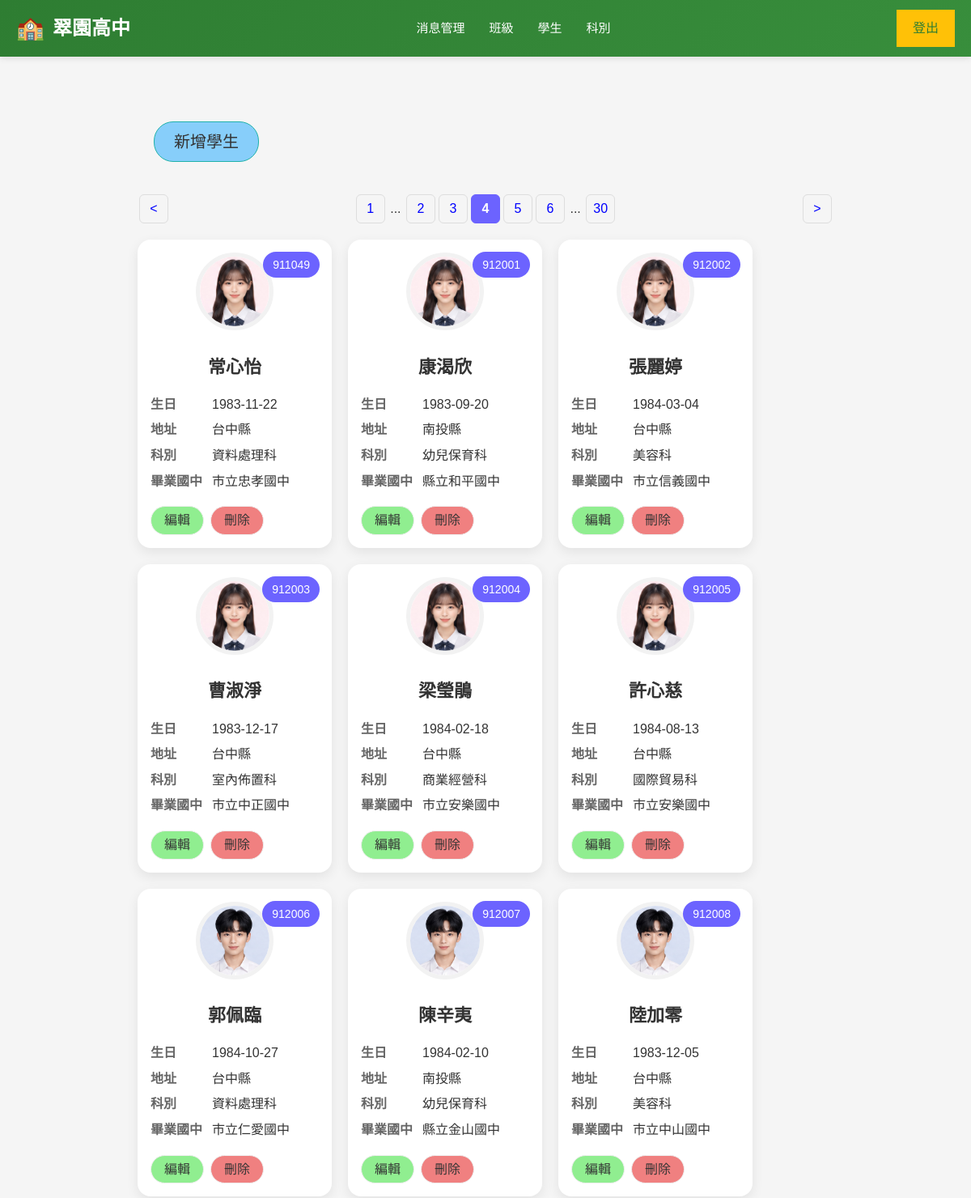
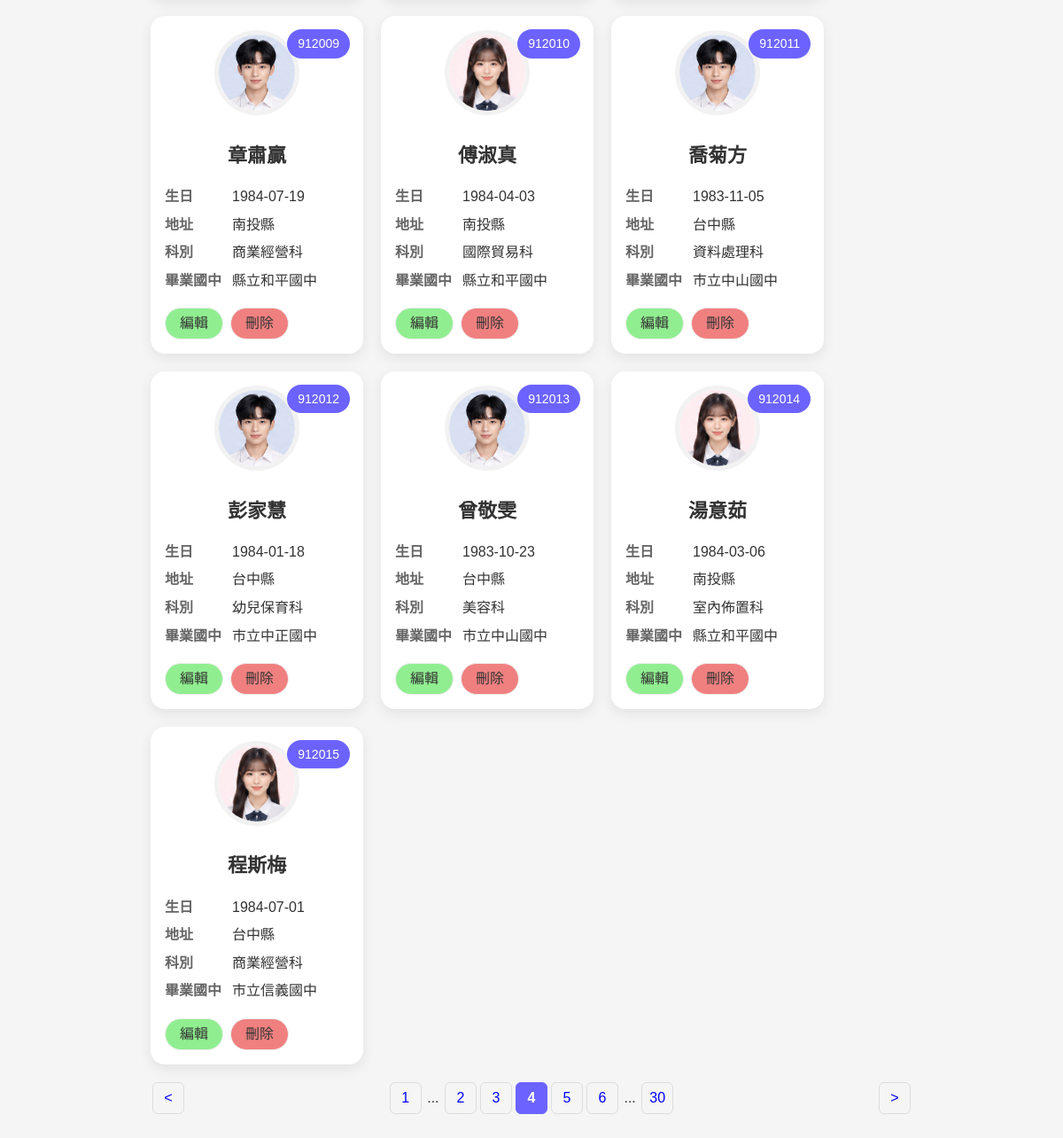
The page /school/admin.php?inc=students&page=4 on the database its author committed (2 pictures, top to bottom).
### tables this page shows
CREATE TABLE `students` (
  `id` int(10) UNSIGNED NOT NULL,
  `school_num` int(6) DEFAULT NULL COMMENT '學號',
  `name` varchar(8) DEFAULT NULL COMMENT '姓名',
  `birthday` date DEFAULT NULL COMMENT '出生年月日',
  `uni_id` varchar(10) DEFAULT NULL COMMENT '身分證號碼',
  `addr` varchar(32) DEFAULT NULL COMMENT '住址',
  `parents` varchar(8) DEFAULT NULL COMMENT '家長',
  `tel` varchar(16) DEFAULT NULL COMMENT '電話',
  `dept` varchar(8) DEFAULT NULL COMMENT '科別',
  `graduate_at` varchar(16) DEFAULT NULL COMMENT '畢業國中',
  `status_code` varchar(4) DEFAULT NULL
);

CREATE TABLE `dept` (
  `id` int(10) UNSIGNED NOT NULL,
  `code` varchar(3) NOT NULL,
  `name` varchar(32) NOT NULL
);

CREATE TABLE `graduate_school` (
  `id` int(10) UNSIGNED NOT NULL,
  `county` varchar(8) NOT NULL,
  `name` varchar(64) NOT NULL
);

### school/include/students.php (the view, shortened to what this page needs)
<a href="?inc=add_student" class='add-btn'>新增學生</a>
<?php
$total_students=$pdo->query("select count(*) from `students`")->fetchColumn();
$div=16;
$pages=ceil($total_students/$div);
$now_page=$_GET['page']??1;
$start=($now_page-1)*$div;
$sql="select
             `students`.`school_num`,
             `students`.`name`,
             `dept`.`name` as 'dept_name',
             `addr`,
             `uni_id`,
             `graduate_school`.`name` as 'graduate_school',
             `birthday`
        from `class_student`,
             `students`,
             `dept`,
             `graduate_school`
       where `class_student`.`school_num`=`students`.`school_num` AND
             `dept`.`id`=`students`.`dept` AND
             `graduate_school`.`id`=`students`.`graduate_at`
        limit $start,$div";
$students=$pdo->query($sql)->fetchAll();
?>
<div class='page-nav'>
<?php
    if($now_page-1 >0){
        $perv=$now_page-1;
        echo "<a href='?inc=students&page=$perv'> < </a>";
    }else{
        echo "<a href='javascript:return false;'> < </a>";
    }
    echo "<div>";
    if($now_page > 3){
        echo "<a href='?inc=students&page=1'> 1 </a>";
        echo "<span> ... </span>";
    }
    $start_page=$now_page-2;
    $end_page=$now_page+2;
    for($i=$start_page;$i<=$end_page;$i++){
        $now_class=($now_page==$i)?"now-page":"";
       echo "<a href='?inc=students&page=$i' class='$now_class'> $i </a>";
    }
    if($now_page < $pages-2){
        echo "<span> ... </span>";
        echo "<a href='?inc=students&page=$pages'> $pages </a>";
    }
    echo "</div>";
    if($now_page+1 <=$pages){
        $next=$now_page+1;
        echo "<a href='?inc=students&page=$next'> > </a>";
    }else{
        echo "<a href='javascript:return false;'> > </a>";
    }
    ?>
</div>
<?php
echo "<div class='student-list'>";
foreach($students as $student):?>
    <div class="student-card">
        <div class="student-id">
            <?= $student['school_num']; ?>
        </div>
        <div class="student-photo">
            <?php if(isset($student['header'])):;?>
            <img src="img/<?= $student['header']; ?>">
            <?php else :;?>
            <img src="img/<?= (mb_substr($student['uni_id'],1,1)==1)?'header_default_boy.jpg':'header_default_girl.jpg'; ?>">
            <?php endif;?>
        </div>
        <div class="student-name">
            <?= $student['name'] ?>
        </div>
        <div class="student-info">
            <div class="info-row">
                <span class="label">生日</span>
                <span class="value"><?= $student['birthday']; ?></span>
            </div>
            <div class="info-row">
                <span class="label">地址</span>
                <span class="value"><?= mb_substr($student['addr'],0,3); ?></span>
            </div>
            <div class="info-row">
                <span class="label">科別</span>
                <span class="value"><?= $student['dept_name']; ?></span>
            </div>
            <div class="info-row">
                <span class="label">畢業國中</span>
                <span class="value"><?= $student['graduate_school']; ?></span>
            </div>
            <div class="btn-row">
                <a class="edit-btn" href="?inc=edit_student&num=<?= $student['school_num']; ?>">編輯</a>
                <a class="del-btn" href="?inc=delete_student&num=<?= $student['school_num']; ?>">刪除</a>
            </div>
        </div>
    </div>
    <?php endforeach;?>
</div>
<div class='page-nav'>
<?php
    if($now_page-1 >0){
        $perv=$now_page-1;
        echo "<a href='?inc=students&page=$perv'> < </a>";
    }else{
        echo "<a href='javascript:return false;'> < </a>";
    }
    echo "<div>";
    if($now_page > 3){
        echo "<a href='?inc=students&page=1'> 1 </a>";
        echo "<span> ... </span>";
    }
    $start_page=$now_page-2;
    $end_page=$now_page+2;
    for($i=$start_page;$i<=$end_page;$i++){
        $now_class=($now_page==$i)?"now-page":"";
       echo "<a href='?inc=students&page=$i' class='$now_class'> $i </a>";
    }
    if($now_page < $pages-2){
        echo "<span> ... </span>";
        echo "<a href='?inc=students&page=$pages'> $pages </a>";
    }
    echo "</div>";
    if($now_page+1 <=$pages){
        $next=$now_page+1;
        echo "<a href='?inc=students&page=$next'> > </a>";
    }else{
        echo "<a href='javascript:return false;'> > </a>";
    }
    ?>
</div>

### school/css/global.css (style rules this page uses)
* { margin: 0; padding: 0; box-sizing: border-box; }
:root { --primary-color: #2e7d32; --primary-light: #388e3c; --accent-color: #ff9800; --accent-dark: #f57c00; --secondary-color: #ffc107; --text-primary: #333; --text-secondary: #666; --text-light: #999; --bg-light: #f5f5f5; --bg-lightest: #f9fbe7; --border-color: #e0e0e0; --shadow-sm: 0 2px 4px rgba(0, 0, 0, 0.1); --shadow-md: 0 4px 12px rgba(0, 0, 0, 0.08); --shadow-lg: 0 8px 20px rgba(0, 0, 0, 0.15); --transition: all 0.3s ease; }
html, body { font-family: 'Arial', 'Microsoft YaHei', sans-serif; line-height: 1.6; color: var(--text-primary); }
body { background-color: var(--bg-light); }
a { color: var(--primary-color); text-decoration: none; transition: var(--transition); }

### school/css/card.css (style rules this page uses)
.student-list { display: flex; flex-wrap: wrap; gap: 20px; margin: 16px 0; }
.student-card { width: 240px; background: #ffffff; border-radius: 16px; padding: 16px; box-shadow: 0 5px 15px rgba(0, 0, 0, 0.08); position: relative; transition: 0.3s; }
.student-id { position: absolute; top: 15px; right: 15px; background: #6c63ff; color: white; padding: 5px 12px; border-radius: 30px; font-size: 14px; }
.student-photo { text-align: center; margin-bottom: 15px; }
.student-photo img { width: 96px; height: 96px; border-radius: 50%; object-fit: cover; border: 5px solid #f2f2f2; }
.student-name { text-align: center; font-size: 22px; font-weight: bold; margin-bottom: 16px; margin-top: 20px; }
.student-info { display: flex; flex-direction: column; gap: 6px; }
.info-row { display: flex; }
.label { width: 76px; color: #666; font-weight: bold; }
.value { flex: 1; color: #333; }
.btn-row { display: flex; gap: 8px; margin-top: 12px; }
a.edit-btn { padding: 4px 16px; border: 1px solid #eee; border-radius: 20px; background: lightgreen; text-decoration: none; cursor: pointer; transition: all 0.3s ease; display: inline-block; color: #333; }
a.del-btn { padding: 4px 16px; border: 1px solid #eee; border-radius: 20px; background: lightcoral; text-decoration: none; cursor: pointer; transition: all 0.3s ease; display: inline-block; color: #333; }
.add-btn { display: inline-block; padding: 8px 24px; background: lightskyblue; margin: 20px; border: 1px solid lightseagreen; border-radius: 24px; font-size: 20px; text-decoration: none; cursor: pointer; transition: all 0.3s ease; color: #333; }
.page-nav { display: flex; justify-content: space-between; width: 100%; flex-wrap: wrap; gap: 10px; margin: 20px 0; }
.page-nav a { text-decoration: none; display: inline-block; margin: 0px 2px; padding: 4px; border: 1px solid #ddd; border-radius: 6px; width: 36px; height: 36px; text-align: center; color: blue; transition: all 0.3s ease; }
.page-nav .now-page { background: #6c63ff; color: white; border-color: #6c63ff; font-weight: 600; }

### rows shown on the page
students: school_num "911049", name "常心怡", birthday "1983-11-22", addr "台中縣", dept.name "資料處理科", graduate_school.name "市立忠孝國中"
students: school_num "912001", name "康渴欣", birthday "1983-09-20", addr "南投縣", dept.name "幼兒保育科", graduate_school.name "縣立和平國中"
students: school_num "912002", name "張麗婷", birthday "1984-03-04", addr "台中縣", dept.name "美容科", graduate_school.name "市立信義國中"
students: school_num "912003", name "曹淑淨", birthday "1983-12-17", addr "台中縣", dept.name "室內佈置科", graduate_school.name "市立中正國中"
students: school_num "912004", name "梁瑩鵑", birthday "1984-02-18", addr "台中縣", dept.name "商業經營科", graduate_school.name "市立安樂國中"
students: school_num "912005", name "許心慈", birthday "1984-08-13", addr "台中縣", dept.name "國際貿易科", graduate_school.name "市立安樂國中"
students: school_num "912006", name "郭佩臨", birthday "1984-10-27", addr "台中縣", dept.name "資料處理科", graduate_school.name "市立仁愛國中"
students: school_num "912007", name "陳辛夷", birthday "1984-02-10", addr "南投縣", dept.name "幼兒保育科", graduate_school.name "縣立金山國中"
students: school_num "912008", name "陸加零", birthday "1983-12-05", addr "台中縣", dept.name "美容科", graduate_school.name "市立中山國中"
students: school_num "912009", name "章肅贏", birthday "1984-07-19", addr "南投縣", dept.name "商業經營科", graduate_school.name "縣立和平國中"
students: school_num "912010", name "傅淑真", birthday "1984-04-03", addr "南投縣", dept.name "國際貿易科", graduate_school.name "縣立和平國中"
students: school_num "912011", name "喬菊方", birthday "1983-11-05", addr "台中縣", dept.name "資料處理科", graduate_school.name "市立中山國中"
students: school_num "912012", name "彭家慧", birthday "1984-01-18", addr "台中縣", dept.name "幼兒保育科", graduate_school.name "市立中正國中"
students: school_num "912013", name "曾敬雯", birthday "1983-10-23", addr "台中縣", dept.name "美容科", graduate_school.name "市立中山國中"
students: school_num "912014", name "湯意茹", birthday "1984-03-06", addr "南投縣", dept.name "室內佈置科", graduate_school.name "縣立和平國中"
students: school_num "912015", name "程斯梅", birthday "1984-07-01", addr "台中縣", dept.name "商業經營科", graduate_school.name "市立信義國中"

### other values the page prints
$pages "30"
